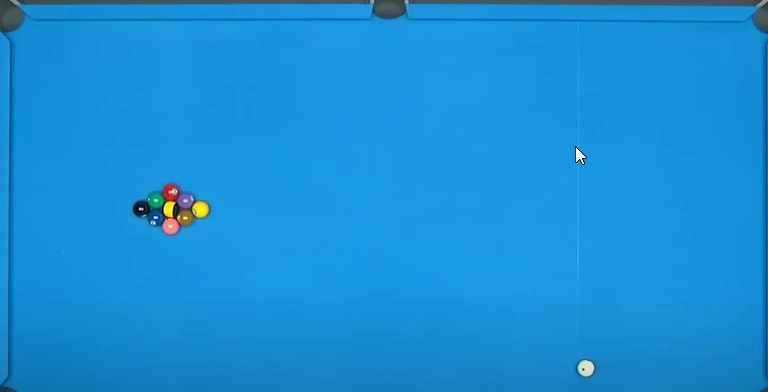
#> input picture frame 38 of bData2.mp4, 768 x 392 px
$ python main.py
#> lines starting #> are read from the running program, lines starting #| are printed output that depends on the picture
import cv2
from Canny import  canny

cap = cv2.VideoCapture("bData2.mp4")
previous_frame = None


cv2.namedWindow('Mask', cv2.WINDOW_NORMAL)
cv2.namedWindow('Frame', cv2.WINDOW_NORMAL)
cv2.resizeWindow('Frame', 600, 400)
cv2.resizeWindow('Mask', 700, 400)

tracked_objects = []

while True:
    ret, frame = cap.read()
#> frame is the input picture: shape (392, 768, 3); mean B, G, R 212.6, 143.9, 24.3
    if not ret:
        break
    gray_frame = cv2.cvtColor(frame, cv2.COLOR_BGR2GRAY)
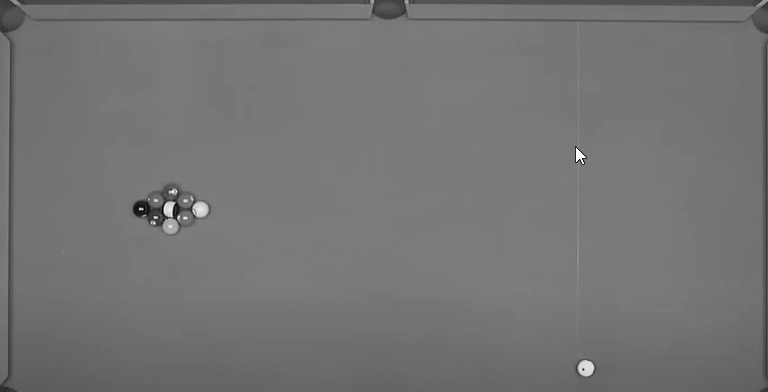
#> gray_frame: shape (392, 768); min 4, max 255, mean 115.9
    if previous_frame is not None:
        diff = cv2.absdiff(gray_frame, previous_frame)
        # edges = canny(diff, 50, 150)
        edges = cv2.Canny(diff, 30, 100)

        # Generating Matrix
        kernel = cv2.getStructuringElement(cv2.MORPH_RECT, (3, 3))

        # increasing the size of bright regions
        edges = cv2.dilate(edges, kernel, iterations=1)

        contours, _ = cv2.findContours(edges, cv2.RETR_TREE, cv2.CHAIN_APPROX_SIMPLE)

        bounding_boxes = []
        for cnt in contours:
            area = cv2.contourArea(cnt)
            if area > 0:
                x, y, w, h = cv2.boundingRect(cnt)
                bounding_boxes.append([x, y, w, h])

        for (x, y, w, h) in bounding_boxes:
            cv2.rectangle(frame, (x, y), (x + w, y + h), (0, 255, 0), 2)

        cv2.imshow('Mask', edges)

    previous_frame = gray_frame.copy()

    cv2.imshow('Frame', frame)

    if cv2.waitKey(10) == 27:
#> (key Esc is pressed here)
        break

cap.release()
cv2.destroyAllWindows()

$ run again, starting later in the video
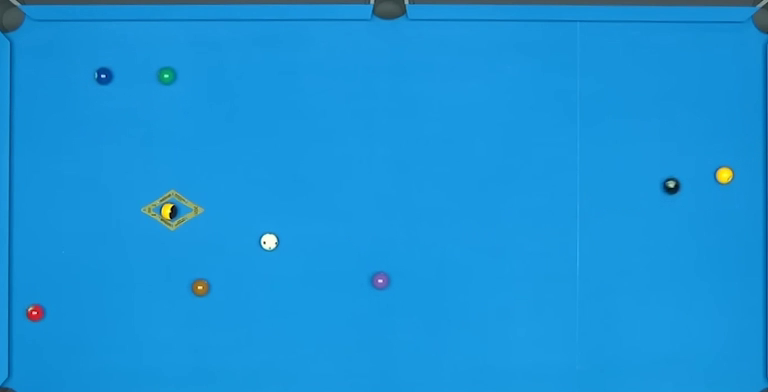
#> input picture frame 175 of bData2.mp4, 768 x 392 px
#> frame is the input picture: shape (392, 768, 3); mean B, G, R 216.7, 147.1, 25.2
#> `gray_frame = cv2.cvtColor(frame, cv2.COLOR_BGR2GRAY)`:
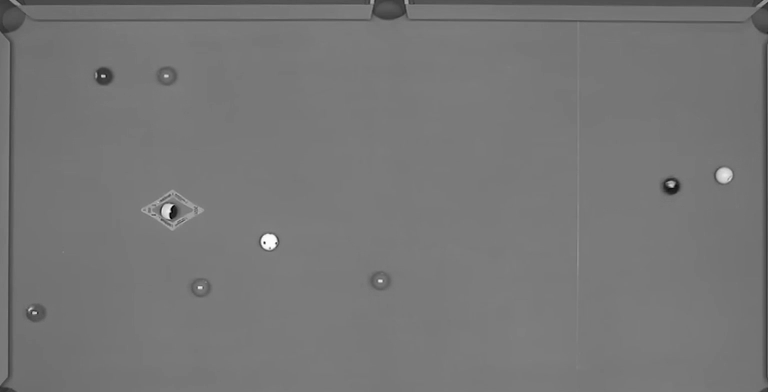
#> gray_frame: shape (392, 768); min 2, max 253, mean 118.5

$ run again, starting later in the video
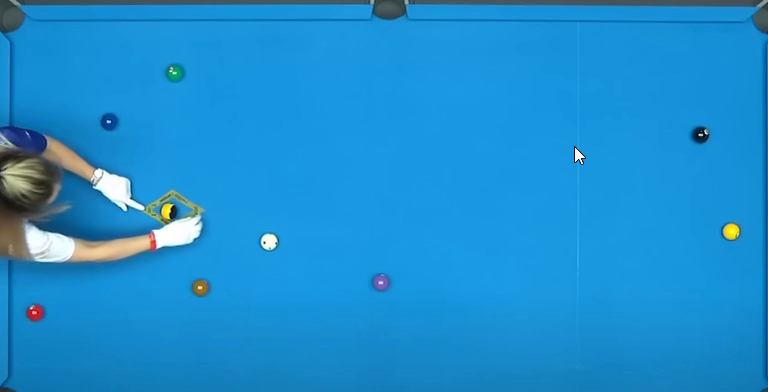
#> input picture frame 311 of bData2.mp4, 768 x 392 px
#> frame is the input picture: shape (392, 768, 3); mean B, G, R 207.1, 142.8, 29.7
#> `gray_frame = cv2.cvtColor(frame, cv2.COLOR_BGR2GRAY)`:
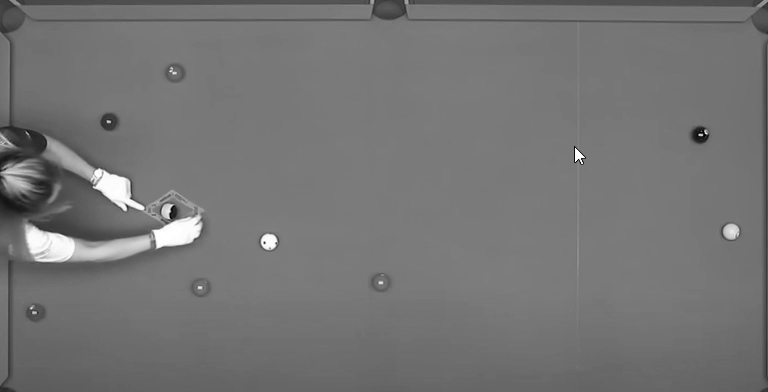
#> gray_frame: shape (392, 768); min 1, max 255, mean 116.3
